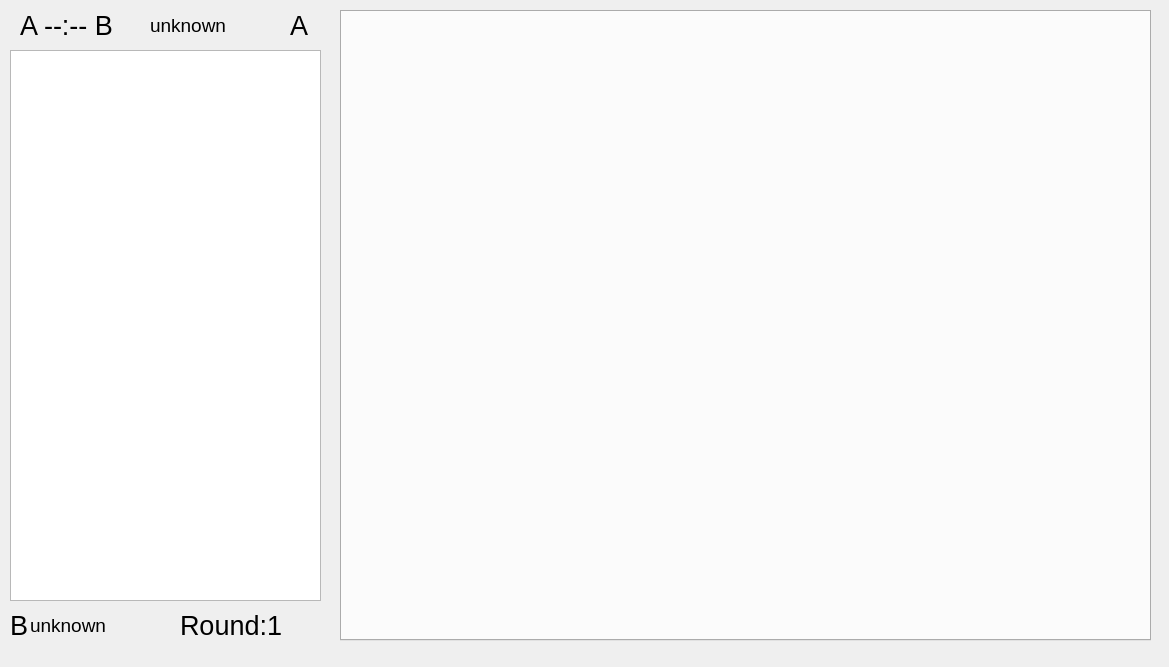
<?xml version="1.0" encoding="UTF-8"?>
<ui version="4.0">
 <class>MainWindow</class>
 <widget class="QMainWindow" name="MainWindow">
  <property name="geometry">
   <rect>
    <x>0</x>
    <y>0</y>
    <width>1169</width>
    <height>667</height>
   </rect>
  </property>
  <property name="windowTitle">
   <string>MainWindow</string>
  </property>
  <widget class="QWidget" name="centralwidget">
   <widget class="QLabel" name="label_3">
    <property name="geometry">
     <rect>
      <x>10</x>
      <y>610</y>
      <width>21</width>
      <height>31</height>
     </rect>
    </property>
    <property name="font">
     <font>
      <pointsize>20</pointsize>
     </font>
    </property>
    <property name="text">
     <string>B</string>
    </property>
   </widget>
   <widget class="QLabel" name="playerA_type">
    <property name="geometry">
     <rect>
      <x>150</x>
      <y>10</y>
      <width>131</width>
      <height>31</height>
     </rect>
    </property>
    <property name="font">
     <font>
      <pointsize>14</pointsize>
     </font>
    </property>
    <property name="text">
     <string>unknown</string>
    </property>
    <property name="textFormat">
     <enum>Qt::PlainText</enum>
    </property>
    <property name="wordWrap">
     <bool>true</bool>
    </property>
   </widget>
   <widget class="QLabel" name="playerB_type">
    <property name="geometry">
     <rect>
      <x>30</x>
      <y>610</y>
      <width>131</width>
      <height>31</height>
     </rect>
    </property>
    <property name="font">
     <font>
      <pointsize>14</pointsize>
     </font>
    </property>
    <property name="text">
     <string>unknown</string>
    </property>
    <property name="textFormat">
     <enum>Qt::AutoText</enum>
    </property>
    <property name="wordWrap">
     <bool>true</bool>
    </property>
   </widget>
   <widget class="QGraphicsView" name="field">
    <property name="geometry">
     <rect>
      <x>10</x>
      <y>50</y>
      <width>311</width>
      <height>551</height>
     </rect>
    </property>
    <property name="verticalScrollBarPolicy">
     <enum>Qt::ScrollBarAlwaysOff</enum>
    </property>
    <property name="horizontalScrollBarPolicy">
     <enum>Qt::ScrollBarAlwaysOff</enum>
    </property>
    <property name="backgroundBrush">
     <brush brushstyle="SolidPattern">
      <color alpha="255">
       <red>25</red>
       <green>137</green>
       <blue>100</blue>
      </color>
     </brush>
    </property>
   </widget>
   <widget class="QLabel" name="score">
    <property name="geometry">
     <rect>
      <x>20</x>
      <y>10</y>
      <width>131</width>
      <height>31</height>
     </rect>
    </property>
    <property name="font">
     <font>
      <pointsize>20</pointsize>
     </font>
    </property>
    <property name="text">
     <string>A --:-- B</string>
    </property>
   </widget>
   <widget class="QLabel" name="label_2">
    <property name="geometry">
     <rect>
      <x>290</x>
      <y>10</y>
      <width>21</width>
      <height>31</height>
     </rect>
    </property>
    <property name="font">
     <font>
      <pointsize>20</pointsize>
     </font>
    </property>
    <property name="text">
     <string>A</string>
    </property>
   </widget>
   <widget class="QTabWidget" name="tabWidget">
    <property name="geometry">
     <rect>
      <x>340</x>
      <y>10</y>
      <width>811</width>
      <height>631</height>
     </rect>
    </property>
    <property name="autoFillBackground">
     <bool>true</bool>
    </property>
    <property name="currentIndex">
     <number>-1</number>
    </property>
   </widget>
   <widget class="QLabel" name="ball_round">
    <property name="geometry">
     <rect>
      <x>180</x>
      <y>610</y>
      <width>141</width>
      <height>31</height>
     </rect>
    </property>
    <property name="font">
     <font>
      <pointsize>20</pointsize>
     </font>
    </property>
    <property name="text">
     <string>Round:1</string>
    </property>
   </widget>
  </widget>
  <widget class="QMenuBar" name="menubar">
   <property name="geometry">
    <rect>
     <x>0</x>
     <y>0</y>
     <width>1169</width>
     <height>22</height>
    </rect>
   </property>
  </widget>
 </widget>
 <resources/>
 <connections/>
</ui>
